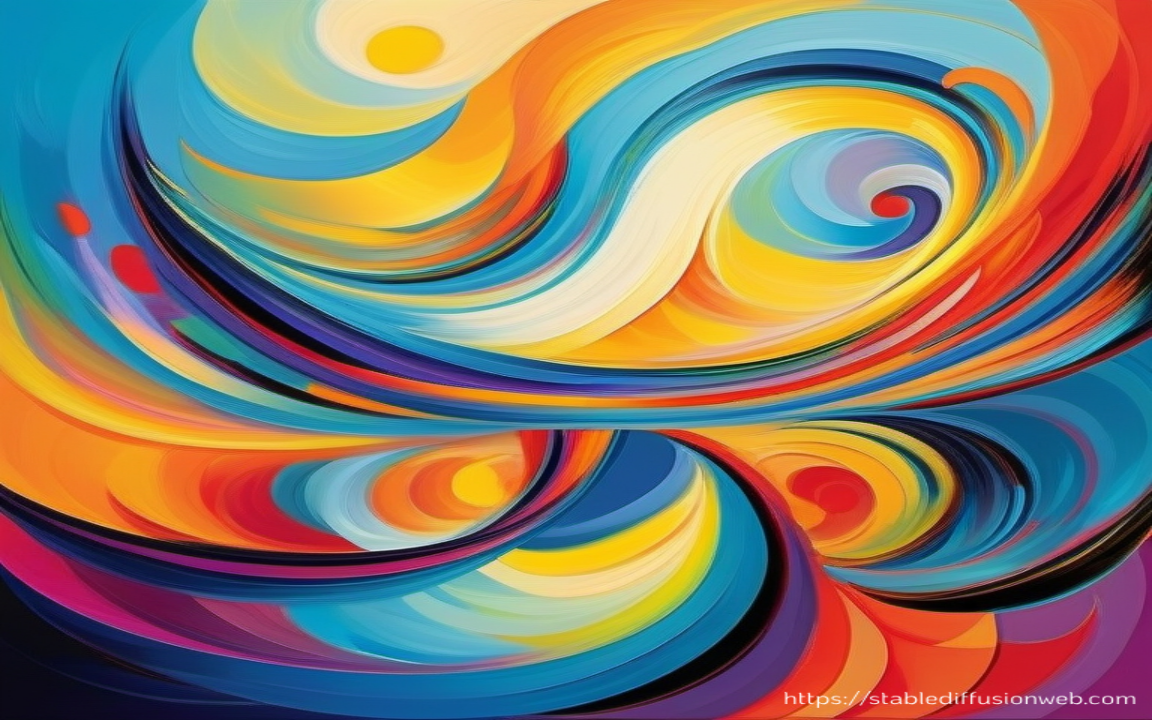
#> input picture assets/image.png, 1152 x 720 px
$ python pyramids.py
#> lines starting #> are read from the running program, lines starting #| are printed output that depends on the picture
import cv2
import numpy as np
import matplotlib.pyplot as plt

img = cv2.imread('../assets/image.png', 0)
#> img: shape (720, 1152); min 0, max 250, mean 123.9
layer_1 = cv2.pyrDown(img)
layer_2 = cv2.pyrDown(layer_1)

cv2.imshow('Base', img)
cv2.imshow('Layer 1', layer_1)
cv2.imshow('Layer 2', layer_2)

cv2.waitKey(0)

laplacian_1 = layer_1 - cv2.pyrUp(cv2.pyrDown(layer_1))
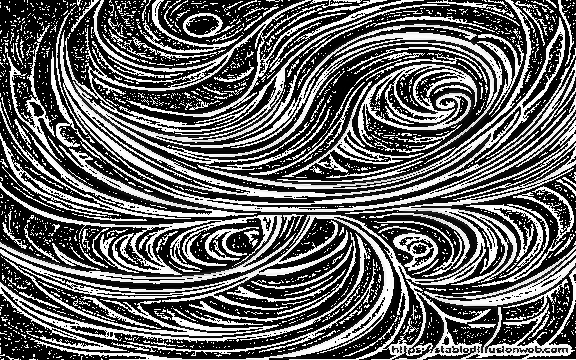
#> laplacian_1: shape (360, 576); min 0, max 255, mean 99.3
cv2.imshow('laplacian 1', laplacian_1)

cv2.waitKey(0)
cv2.destroyAllWindows()

# Image Blending
img1 = cv2.imread('../assets/image.png')
#> img1 is the input picture: shape (720, 1152, 3); mean B, G, R 107.1, 122.8, 134
img2 = cv2.imread('../assets/image.png')[::-1, :, [1, 2, 0]]
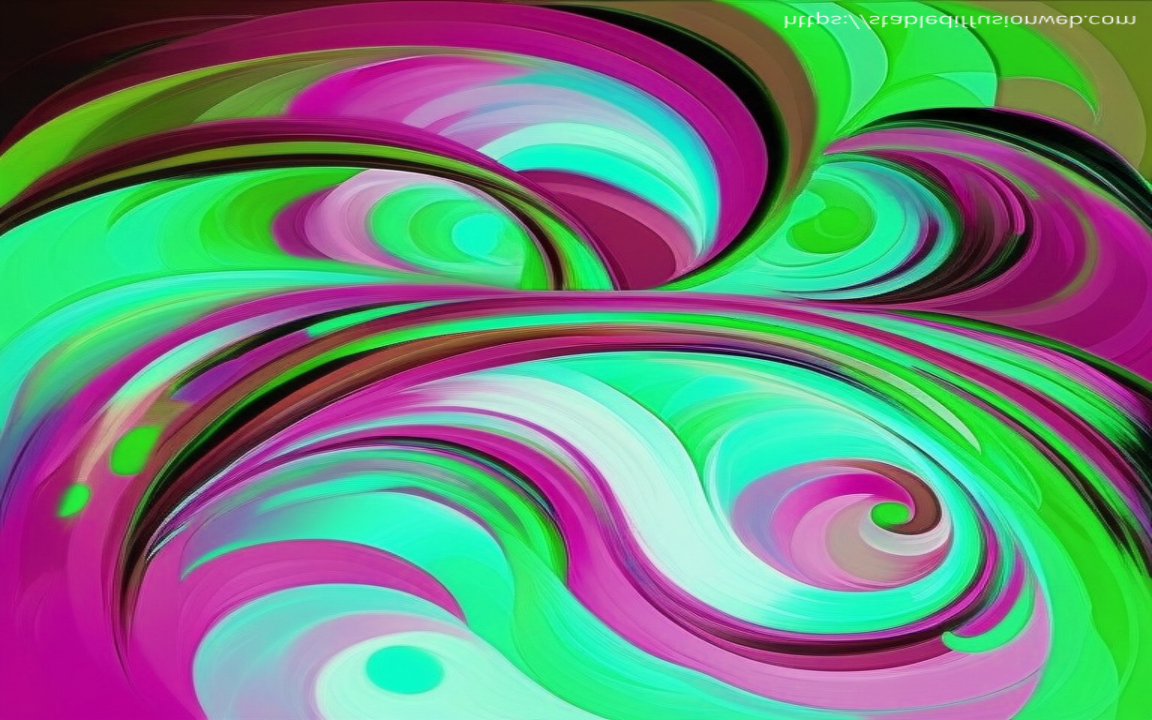
#> img2: shape (720, 1152, 3); mean B, G, R 122.8, 134, 107.1

mid_col = int(img1.shape[1] / 2)
#> mid_col = 576

direct_stitching = np.hstack([img2[:, :mid_col, :], img1[:, mid_col:, :]])

G = img1.copy()
gp1 = [G]
for i in range(5):
    G = cv2.pyrDown(G)
    gp1.append(G)
    cv2.imshow(f'Gaussian Pyramid {i}', G)
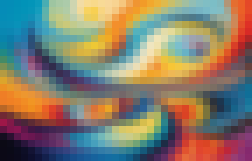
#> G: shape (23, 36, 3) (shown 7 times larger); mean B, G, R 108, 124.6, 134.5
#> after the loop, gp1 = 6 items

cv2.waitKey(0)
cv2.destroyAllWindows()

G = img2.copy()
gp2 = [G]
for i in range(5):
    G = cv2.pyrDown(G)
    gp2.append(G)
    cv2.imshow(f'Gaussian Pyramid {i}', G)
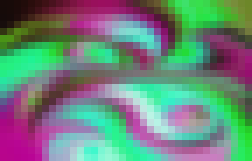
#> G: shape (23, 36, 3) (shown 7 times larger); mean B, G, R 122, 132.7, 106.9
#> after the loop, gp2 = 6 items

cv2.waitKey(0)
cv2.destroyAllWindows()

lp1 = [gp1[4]]
for i in range(4, 0, -1):
    GE = cv2.pyrUp(gp1[i])
    L = cv2.subtract(gp1[i-1], GE)
    lp1.append(L)
    cv2.imshow(f'Laplacian Pyramid {i}', L)
#> after the loop, lp1 = 5 items

cv2.waitKey(0)
cv2.destroyAllWindows()

lp2 = [gp2[4]]
for i in range(4, 0, -1):
    GE = cv2.pyrUp(gp2[i])
    L = cv2.subtract(gp2[i-1], GE)
    lp2.append(L)
    cv2.imshow(f'Laplacian Pyramid {i}', L)
#> after the loop, lp2 = 5 items

cv2.waitKey(0)
cv2.destroyAllWindows()

LS = []
for l1, l2 in zip(lp1, lp2):
    mid_col = int(l1.shape[1] / 2)
    ls = np.hstack([l2[:, :mid_col, :], l1[:, mid_col:, :]])
    LS.append(ls)
    cv2.imshow(f'Laplacian Stitched', ls)
    cv2.waitKey(0)
#> this loop made 5 passes
#> mid_col on passes 1 to 5: 36, 72, 144, 288, 576
#> pass 3, `ls = np.hstack([l2[:, :mid_col, :], l1[:, mid_col:, :]])`:
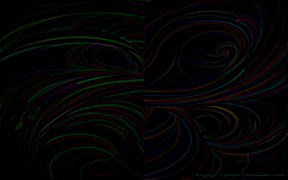
#> ls: shape (180, 288, 3); mean of channels 0, 1, 2 3.6, 4.3, 4.2; drawn as B, G, R
#> after the loop, LS = 5 items

cv2.destroyAllWindows()

ls_ = LS[0]
for i in range(1, 5):
    ls_ = cv2.pyrUp(ls_)
    ls_ = cv2.add(ls_, LS[i])
    cv2.imshow(f'Collecting Stitches', ls_)
    cv2.waitKey(0)
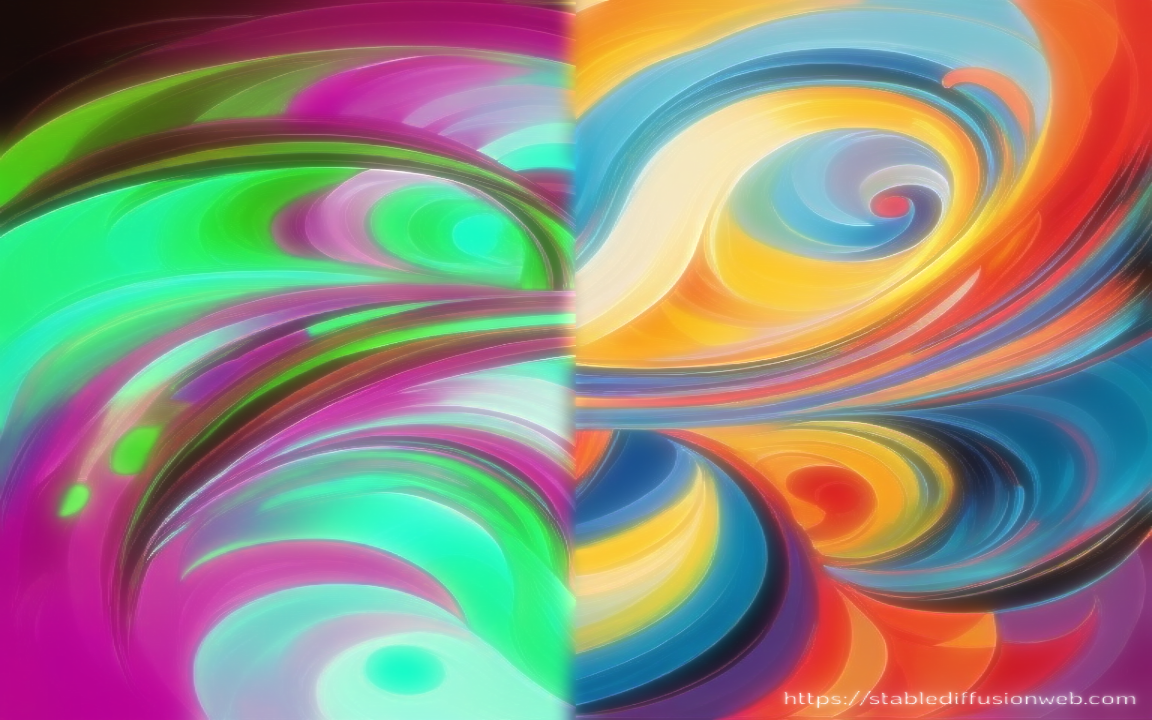
#> ls_: shape (720, 1152, 3); mean of channels 0, 1, 2 125.8, 137.8, 144.1; drawn as B, G, R

cv2.destroyAllWindows()


plt.subplot(221)
plt.imshow(cv2.cvtColor(img1, cv2.COLOR_BGR2RGB))
plt.title('Image 1')
plt.xticks([]); plt.yticks([])

plt.subplot(222)
plt.imshow(cv2.cvtColor(img2, cv2.COLOR_BGR2RGB))
plt.title('Image 2')
plt.xticks([]); plt.yticks([])

plt.subplot(223)
plt.imshow(cv2.cvtColor(direct_stitching, cv2.COLOR_BGR2RGB))
plt.title('Direct')
plt.xticks([]); plt.yticks([])

plt.subplot(224)
plt.imshow(cv2.cvtColor(ls_, cv2.COLOR_BGR2RGB))
plt.title('Final')
plt.xticks([]); plt.yticks([])

plt.show()
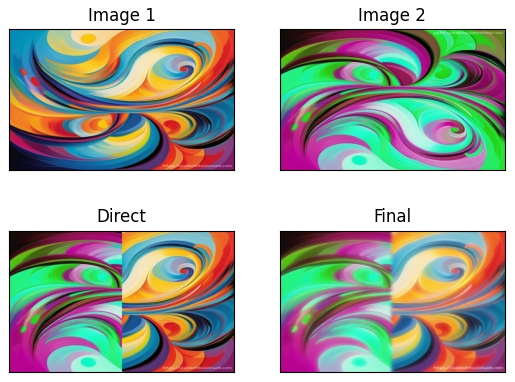
#> figure drawn by matplotlib, 4 panels

$ run again, with assets/road.jpg saved as assets/image.png
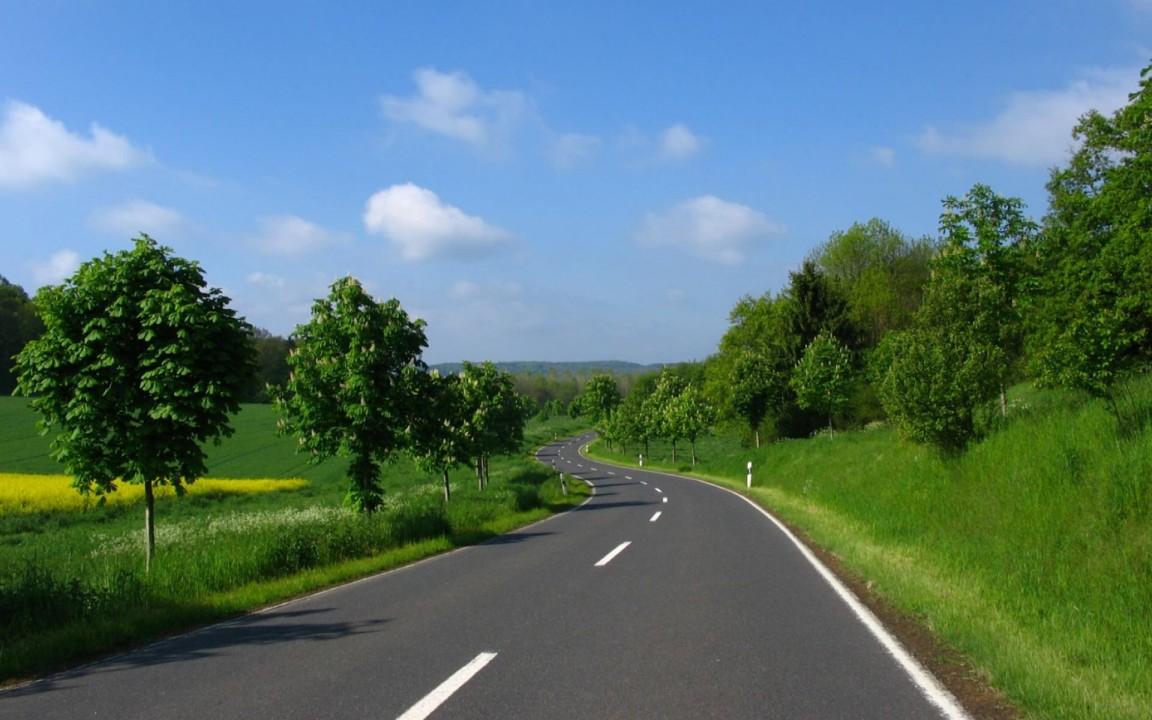
#> input picture assets/road.jpg, 1152 x 720 px
#> img1 is the input picture: shape (720, 1152, 3); mean B, G, R 111.6, 116.1, 87.2
#> after the loop `for i in range(5):`: gp1 = 6 items
#> after the loop `for i in range(4, 0, -1):`: lp1 = 5 items
#> the loop `for l1, l2 in zip(lp1, lp2):` made 5 passes
#> mid_col on passes 1 to 5: 36, 72, 144, 288, 576
#> after the loop `for i in range(1, 5):`:
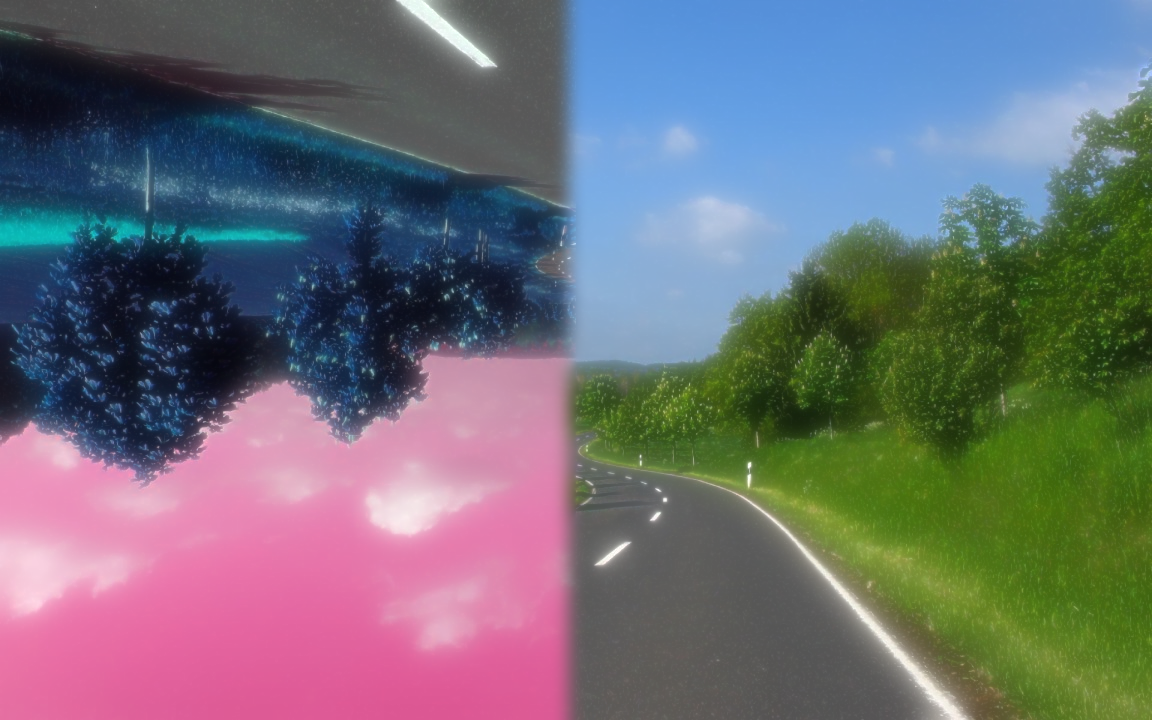
#> ls_: shape (720, 1152, 3); mean of channels 0, 1, 2 117.4, 109.6, 110.2; drawn as B, G, R
#> `plt.show()`:
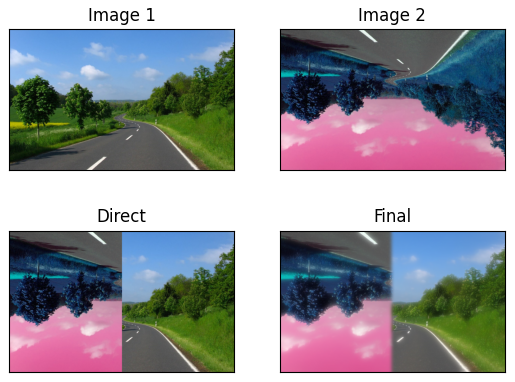
#> figure drawn by matplotlib, 4 panels
